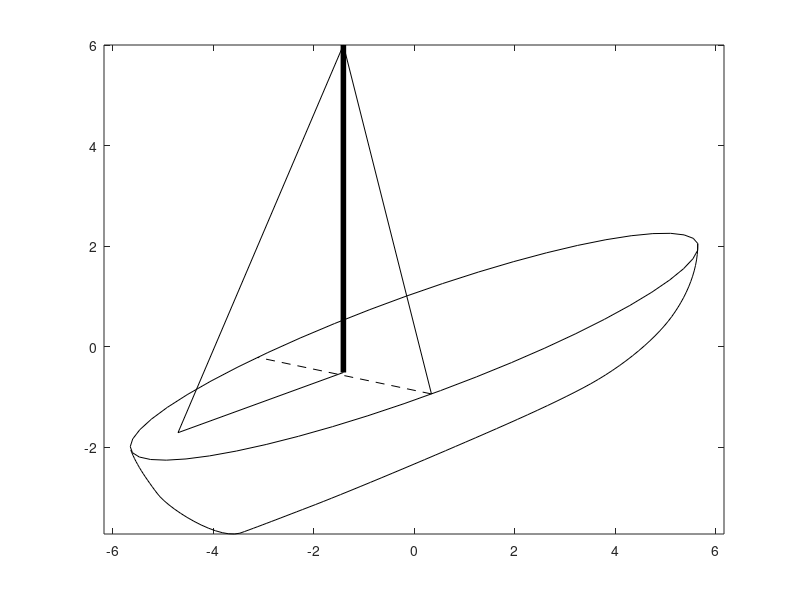

Reproduce this figure in MATLAB.
clf
t=linspace(0,2*pi,50);
x=6*cos(t);
y=sin(t);
%plot(x,y);
%hold on
xp=[-6,-5.8,-4.5,-3,0,3,5,6];
yp=[0,-1,-2.3,-2.28,-2.15,-1.9,-1.2,0];
t=0:length(xp)-1;
tp=linspace(0,length(xp)-1,100);
xg=pchip(t,xp,tp);
yg=pchip(t,yp,tp);
xl=[0,-3]; yl=[-1,sqrt(3)/2];
xc=[-1.5,-5]; yc=[0,0];
xdy1=xc; ydy1=[2,2];
xdy2=xc; ydy2=[2.5,2.5];
%plot(xg,yg)
a=20*pi/180;
A=[cos(a),-sin(a);sin(a),cos(a)];
P=A*[x;y];
G=A*[xg;yg];
L=A*[xl;yl];
C=A*[xc;yc];
Dy1=A*[xdy1;ydy1];
Dy2=A*[xdy2;ydy2];
plot(P(1,:),P(2,:),'k-',G(1,:),G(2,:),'k-',L(1,:),L(2,:),'k--',...
    C(1,:),C(2,:),'k-')
hold on
xcv=[C(1,1),C(1,1)]; ycv=[C(2,1),6];
plot(xcv,ycv,'k-','Linewidth',4)
plot([C(1,1),C(1,2)],[6,C(2,2)],'k-');
plot([C(1,1),L(1,1)],[6,L(2,1)],'k-')
axis equal
